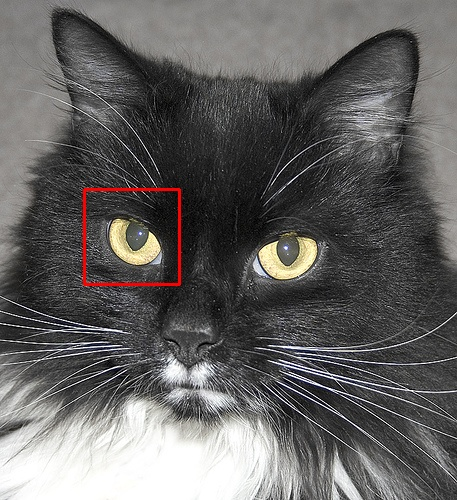
//> input picture images/result.jpg, 457 x 500 px
$ ./eye_circle_test images/result.jpg   (built with g++ and OpenCV 4)
//> lines starting //> are read from the running program, lines starting //| are printed output that depends on the picture; after the words box and inside, x2 and y2 are one past the last pixel; in counts of white or black regions, pixels touching at a corner belong together
//> further down, img_in is the input picture: 500 rows x 457 cols, CV_8UC3; mean B, G, R 96.9, 98, 99.7
#include <stdio.h>
#include <string.h>
#include <math.h>
#include <iostream>
#include <vector>
#include <opencv2/opencv.hpp>
#include <opencv2/highgui/highgui.hpp>
#include <opencv2/objdetect/objdetect.hpp>
#include <opencv2/core/core.hpp>
#include <opencv2/imgproc/imgproc.hpp>
#include <boost/lexical_cast.hpp>

using namespace std;

double which_min(double a,double b){
  if(a>b){
    return b;
  }else if(b>a){
    return a;
  }else{
    return a;
  }
}

double which_max(double a,double b){
  if(a<b){
    return b;
  }else if(b<a){
    return a;
  }else{
    return a;
  }
}

void ellipse_wh_calc(int a, int b ,int theta,int width_height[2]){
  cv::Mat ellipse_box;
  int center;
  if(a>b){
    center = a;
  }else{
    center = b;
  }
  int max_x = 0;
  int max_y = 0;
  ellipse_box = cv::Mat::zeros(cv::Size(3*center, 3*center), CV_8UC3);
  cv::ellipse(ellipse_box,cv::Point(3*center/2,3*center/2), cv::Size(a,b),theta,0,360,cv::Scalar(255,255,255), -1, 4);
  // std::string filename = boost::lexical_cast<string>(a);
  // filename += ".jpg";
  // cv::imwrite(filename, ellipse_box);
  for(int y = 0 ; y < ellipse_box.rows; y++){
    for(int x = 0 ; x < ellipse_box.cols; x++){
      cv::Vec3b bgr = ellipse_box.at<cv::Vec3b>(y,x);
      if (bgr[0] == 255){
        if( x > max_x){
          max_x = x;
        }
      if( y > max_y){
          max_y = y;
        }
      }
    }
  }
  width_height[0] = (max_x - (3*center/2))*2;
  width_height[1] = (max_y - (3*center/2))*2;
}

int detect_eye_ellipse(cv::Mat img,double eye[10]){
  /*
  eye[0]:p
  eye[1]:q
  eye[2]:a
  eye[3]:b
  eye[4]:theta
  */
  cv::Mat img_in = img.clone();
  cv::Mat org_img_in = img.clone();
  cv::Mat img_gray;
  cv::cvtColor(img_in, img_gray, CV_RGB2GRAY);
  cv::Mat sobelX, sobelY, norm, dir;
  cv::Sobel(img_gray, sobelX, CV_32F, 1, 0);
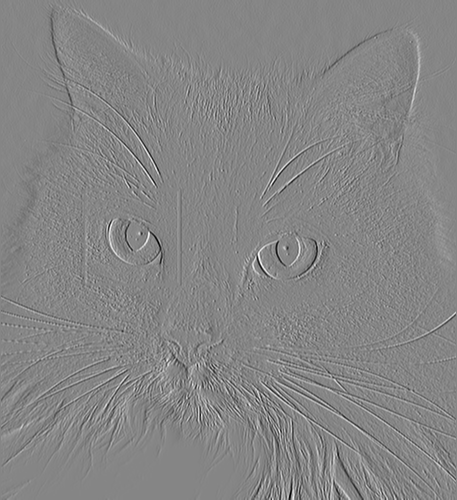
//> sobelX: 500 rows x 457 cols, CV_32FC1; min -863, max 783, mean -0.6; drawn with min black and max white
  cv::Sobel(img_gray, sobelY, CV_32F, 0, 1);
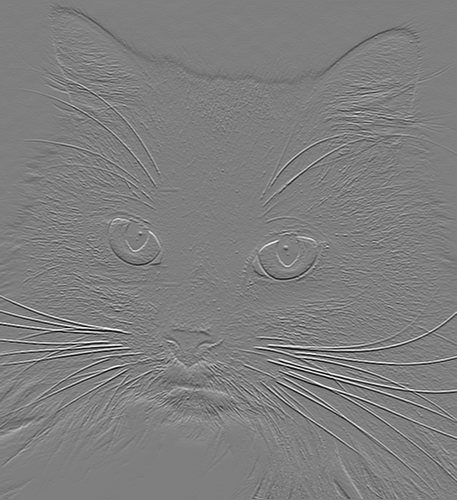
//> sobelY: 500 rows x 457 cols, CV_32FC1; min -999, max 1005, mean 1; drawn with min black and max white
  cv::cartToPolar(sobelX, sobelY, norm, dir);
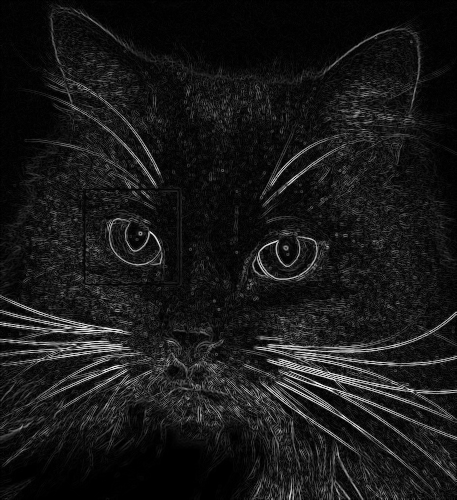
//> norm: 500 rows x 457 cols, CV_32FC1; min 0, max 1043.5, mean 101.3; drawn with min black and max white
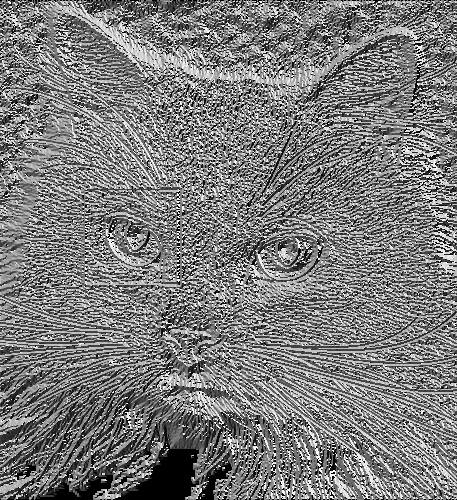
//> dir: 500 rows x 457 cols, CV_32FC1; min 0, max 6.28, mean 3.05; drawn with min black and max white
  int flag = 2;
  int flag_2 = 2;

  double sob_min, sob_max;
  cv::minMaxLoc(norm, &sob_min, &sob_max);
//> sob_min = 0; sob_max = 1043.5

  cv::Mat img_sobel;
  norm.convertTo(img_sobel, CV_8U, -255.0 / sob_max, 255);
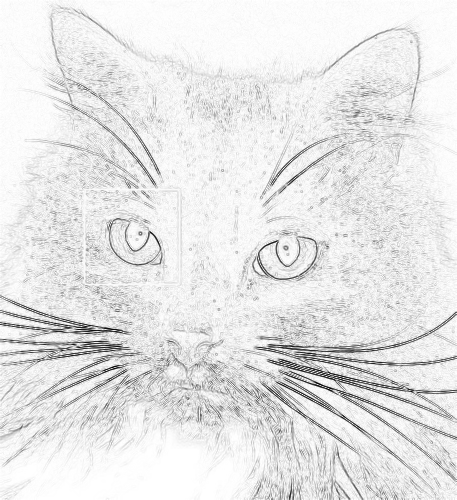
//> img_sobel: 500 rows x 457 cols, CV_8UC1; min 0, max 255, mean 230.3
  cv::Mat gray_img, bin_img;
  std::vector<std::vector<cv::Point> > contours;
  std::vector<std::vector<cv::Point> > contours_2;
  // 画像の二値化
  cout << "error" << endl;
  cv::threshold(img_sobel, bin_img, 0, 255, cv::THRESH_BINARY|cv::THRESH_OTSU);
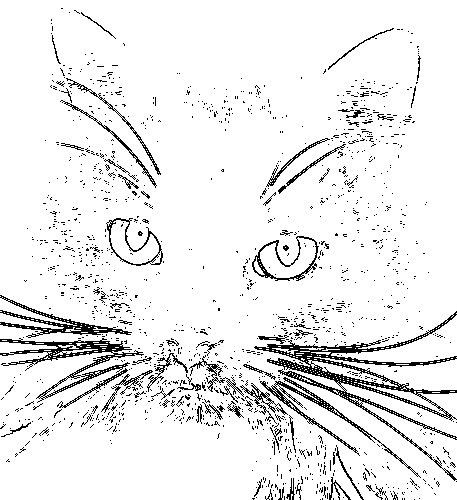
//> bin_img: 500 rows x 457 cols, CV_8UC1; 92.2% white; black in thin lines or dots

  cv::findContours(bin_img, contours, CV_RETR_LIST, CV_CHAIN_APPROX_SIMPLE);
//> contours = 3596 contours, 3455 with area under 20; largest, box (x1, y1, x2, y2) and area: (0, 0, 457, 500) 216890, (308, 357, 457, 391) 2299, (277, 369, 409, 420) 822, (251, 235, 320, 282) 727, (274, 380, 374, 441) 589
  cv::findContours(bin_img, contours_2, CV_RETR_LIST, CV_CHAIN_APPROX_SIMPLE);
//> contours_2 has the same summary as contours
  int ellipse_width_height[2];
  int img_width = img_in.size().width;
//> img_width = 457
  int img_height = img_in.size().height;
//> img_height = 500
  int decide_count=0;
  for(int i = 0; i < contours.size(); ++i) {

    size_t count = contours[i].size();
    if(count < 100 || count > 1000) continue; // （小さすぎる|大きすぎる）輪郭を除外
    cv::Mat org_img = img_in.clone();
    cv::Mat pointsf;
    cv::Mat(contours[i]).convertTo(pointsf, CV_32F);
    // 楕円フィッティング
      cout << "error4" << endl;
    cv::RotatedRect box = cv::fitEllipse(pointsf);
          cout << "error5" << endl;
    if (box.center.y > 0 && box.center.x >0){
    ellipse_wh_calc(box.size.width/2,box.size.height/2,box.angle,ellipse_width_height);
      if(box.center.x- (ellipse_width_height[0]/2) > 0 && box.center.y-(ellipse_width_height[1]/2) > 0 && box.center.x+ (ellipse_width_height[0]/2)< img_width && box.center.y+(ellipse_width_height[1]/2) < img_height ){

        //目の輪郭描画
        // cv::ellipse(org_img, box, cv::Scalar(0,0,255), 2, CV_AA);

        eye[0] = box.center.x;
        eye[1] = box.center.y;
        eye[2] = box.size.width/2;
        eye[3] = box.size.height/2;
        eye[4] = box.angle;
        flag++;
        decide_count = count;
        // [8 lines of commented-out code are left out]
      }

    }

  }
//> this loop made 3596 passes
//> (count, box, center in ellipse_wh_calc, ellipse_width_height, decide_count) on passes 1375, 1376, 1586, 1717, 1847, 2614, 2693: (201, centre (323.2, 407.1), size (12.3, 99), angle 121, 49, [84, 52], 201), (110, centre (295.6, 407.3), size (8.2, 80), angle 127.3, 40, [64, 48], 110), (277, centre (343.4, 395.1), size (12, 126.8), angle 111.4, 63, [118, 46], 277), (150, centre (90, 376.9), size (9.4, 75.9), angle 68.9, 37, [68, 28], 150), (110, centre (108.6, 362.1), size (15.1, 64.3), angle 72.8, 32, [62, 24], 110), (219, centre (287.6, 258.7), size (42.2, 63.6), angle 73.3, 31, [60, 44], 219), (198, centre (131.9, 241.8), size (38.4, 57.2), angle 122.6, 28, [52, 44], 198)
//> (count, box, center in ellipse_wh_calc, ellipse_width_height) on pass 1770: (278, centre (440.8, 375.2), size (28.6, 226.5), angle 95.8, 113, [226, 34])
//| error4
//| error5
//| error4
//| error5
//> (the first 4 of 16 printed lines)
//> (output is shown up to pass 2693 of 3596)
//> after the loop, flag = 9
  cout << "decide_count" <<decide_count << endl;
//| decide_count198
  int allow =  which_min(eye[2],eye[3])/4;
//> allow = 4
  for(int i = 0; i < contours_2.size(); ++i) {

    size_t count_2 = contours_2[i].size();
cout << "count_2: " << count_2 << endl;
    if(count_2 > decide_count  ||  count_2 < 10) continue; //  輪郭より大きいのを除外
    // cv::Mat org_img = img_in.clone();
    cv::Mat pointsf_2;
    cv::Mat(contours_2[i]).convertTo(pointsf_2, CV_32F);
    // 楕円フィッティング
    cv::RotatedRect box_2 = cv::fitEllipse(pointsf_2);


        cv::ellipse(org_img_in, box_2, cv::Scalar(0,0,255), 2, CV_AA);
        int num = count_2;
        cout<< "Eye" << num << endl;
//> (the run ends here: the program needs code that is not available in this run, at `std::string filename = boost::lexical_cast<string>(num)+".png";`)
